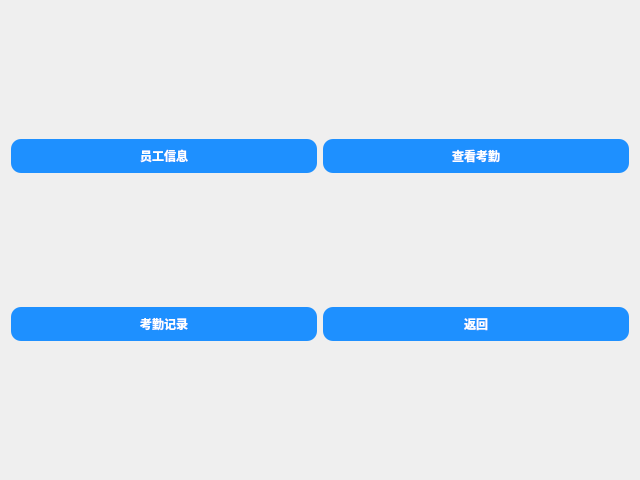
<?xml version="1.0" encoding="UTF-8"?>
<ui version="4.0">
 <class>Menu</class>
 <widget class="QWidget" name="Menu">
  <property name="geometry">
   <rect>
    <x>0</x>
    <y>0</y>
    <width>640</width>
    <height>480</height>
   </rect>
  </property>
  <property name="windowTitle">
   <string>Form</string>
  </property>
  <layout class="QVBoxLayout" name="verticalLayout">
   <item>
    <layout class="QGridLayout" name="gridLayout">
     <item row="3" column="1">
      <widget class="QPushButton" name="pushButton_4">
       <property name="styleSheet">
        <string notr="true"> QPushButton {
           background-color: #1E90FF;
           border-radius: 10px;
           color: white;
           padding: 8px 16px;
           border: none;
           font-weight: bold;
        }
        QPushButton:hover {
           background-color: #187BCD;
        }
        QPushButton:pressed {
           background-color: #104E8B;
        }</string>
       </property>
       <property name="text">
        <string>返回</string>
       </property>
      </widget>
     </item>
     <item row="2" column="0">
      <spacer name="verticalSpacer">
       <property name="orientation">
        <enum>Qt::Vertical</enum>
       </property>
       <property name="sizeHint" stdset="0">
        <size>
         <width>20</width>
         <height>40</height>
        </size>
       </property>
      </spacer>
     </item>
     <item row="3" column="0">
      <widget class="QPushButton" name="pushButton_3">
       <property name="styleSheet">
        <string notr="true"> QPushButton {
           background-color: #1E90FF;
           border-radius: 10px;
           color: white;
           padding: 8px 16px;
           border: none;
           font-weight: bold;
        }
        QPushButton:hover {
           background-color: #187BCD;
        }
        QPushButton:pressed {
           background-color: #104E8B;
        }</string>
       </property>
       <property name="text">
        <string>考勤记录</string>
       </property>
      </widget>
     </item>
     <item row="1" column="0">
      <widget class="QPushButton" name="pushButton">
       <property name="styleSheet">
        <string notr="true"> QPushButton {
           background-color: #1E90FF;
           border-radius: 10px;
           color: white;
           padding: 8px 16px;
           border: none;
           font-weight: bold;
        }
        QPushButton:hover {
           background-color: #187BCD;
        }
        QPushButton:pressed {
           background-color: #104E8B;
        }</string>
       </property>
       <property name="text">
        <string>员工信息</string>
       </property>
      </widget>
     </item>
     <item row="1" column="1">
      <widget class="QPushButton" name="pushButton_2">
       <property name="styleSheet">
        <string notr="true"> QPushButton {
           background-color: #1E90FF;
           border-radius: 10px;
           color: white;
           padding: 8px 16px;
           border: none;
           font-weight: bold;
        }
        QPushButton:hover {
           background-color: #187BCD;
        }
        QPushButton:pressed {
           background-color: #104E8B;
        }</string>
       </property>
       <property name="text">
        <string>查看考勤</string>
       </property>
      </widget>
     </item>
     <item row="4" column="0">
      <spacer name="verticalSpacer_2">
       <property name="orientation">
        <enum>Qt::Vertical</enum>
       </property>
       <property name="sizeHint" stdset="0">
        <size>
         <width>20</width>
         <height>40</height>
        </size>
       </property>
      </spacer>
     </item>
     <item row="0" column="0">
      <spacer name="verticalSpacer_3">
       <property name="orientation">
        <enum>Qt::Vertical</enum>
       </property>
       <property name="sizeHint" stdset="0">
        <size>
         <width>20</width>
         <height>40</height>
        </size>
       </property>
      </spacer>
     </item>
    </layout>
   </item>
  </layout>
 </widget>
 <resources/>
 <connections/>
</ui>
